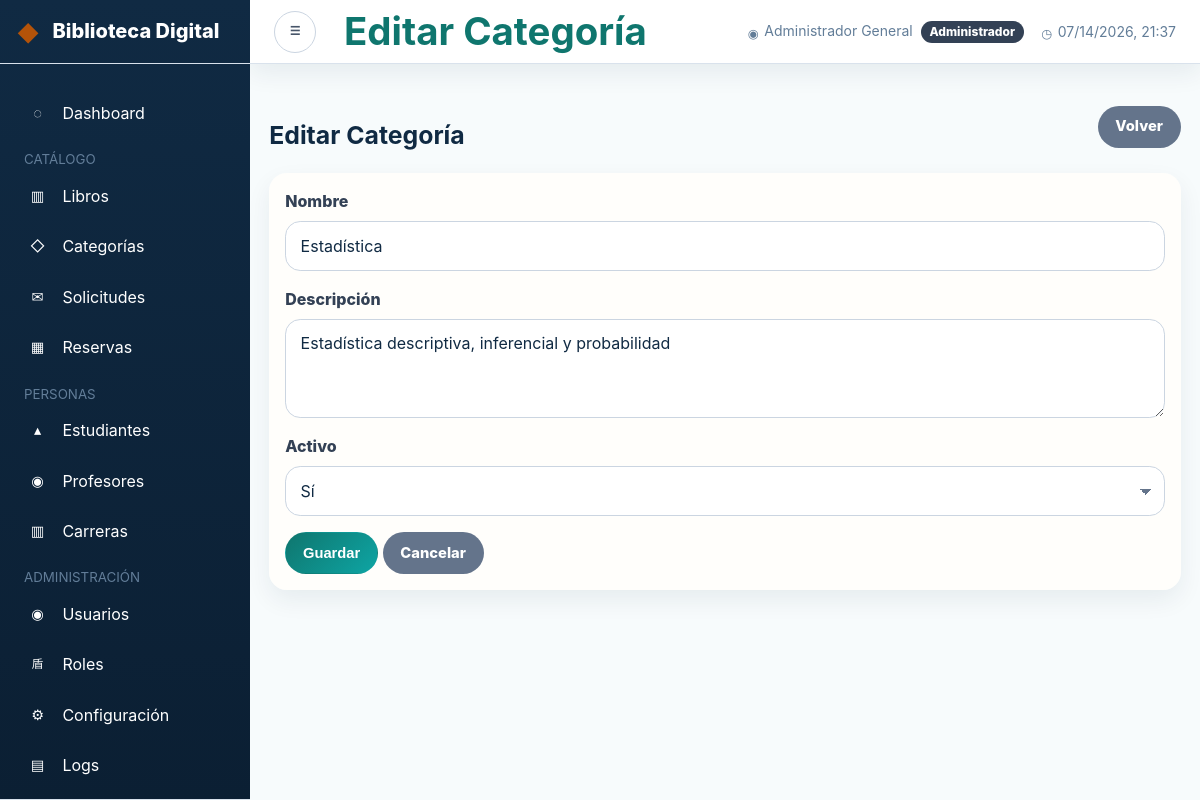
Screenshot of /public/index.php?mod=categorias&accion=form&id=5 (signed in) with the database file from the repository.
### tables this page shows
CREATE TABLE `categorias_libros` (
    `id_categoria` INT UNSIGNED NOT NULL AUTO_INCREMENT,
    `nombre`       VARCHAR(100) NOT NULL,
    `descripcion`  TEXT,
    `activo`       TINYINT(1) NOT NULL DEFAULT 1,
    `created_at`   DATETIME NOT NULL DEFAULT CURRENT_TIMESTAMP,
    `updated_at`   DATETIME NOT NULL DEFAULT CURRENT_TIMESTAMP ON UPDATE CURRENT_TIMESTAMP,
    PRIMARY KEY (`id_categoria`),
    UNIQUE KEY `uq_categoria_nombre` (`nombre`)
);

### controllers/CategoriaController.php (called while the page is built, shortened)
<?php
class CategoriaController
{
    private CategoriaModel $modelo;
    public function __construct() { $this->modelo = new CategoriaModel(); $this->val = new Validador(); }
    public function form(): void
    {
        $id        = Sanitizador::entero($_GET['id'] ?? 0);
        $categoria = $id ? $this->modelo->obtenerPorId($id) : [];
        require_once SRC_PATH . '/views/categorias/form.php';
    }
}

### public/index.php (called while the page is built, shortened)
<?php
$modDefault = isset($_SESSION['usuario']) ? 'dashboard' : 'portal';
$mod = Sanitizador::alfanumerico($_GET['mod'] ?? $modDefault);
$accion = Sanitizador::alfanumerico($_GET['accion'] ?? 'index');
switch ($mod) {
    case 'categorias':
        $controller = new CategoriaController();
        break;
}
$controller->{$accion}();

### utilidades/Sanitizador.php (called while the page is built, shortened)
<?php
class Sanitizador
{
    public static function entero($valor): int
    {
        return filter_var($valor, FILTER_VALIDATE_INT) ?: 0;
    }
    public static function html(string $valor): string
    {
        return htmlspecialchars($valor, ENT_QUOTES | ENT_SUBSTITUTE, 'UTF-8');
    }
}

### utilidades/Env.php (called while the page is built, shortened)
<?php
final class Env
{
    public static function get(string $clave, mixed $default = null): mixed
    {
        $valor = getenv($clave);
        if ($valor !== false) {
            return $valor;
        }
        return $default;
    }
    public static function int(string $clave, int $default = 0): int
    {
        return (int) self::get($clave, $default);
    }
}

### conexion/Conexion.php (called while the page is built, shortened)
<?php
class Conexion
{
    private static ?Conexion $instancia = null;
    private function __construct()
    {
        $host = (string) Env::get('DB_HOST', 'localhost');
        $port = Env::int('DB_PORT', 3306);
        $name = (string) Env::get('DB_NAME', 'biblioteca_digital');
        $user = (string) Env::get('DB_USER', 'bib_app');
        $pass = (string) Env::get('DB_PASS', 'B!bl10t3c@_S3cur3#2025');
        $charset = (string) Env::get('DB_CHARSET', 'utf8mb4');
        $dsn = sprintf(
            'mysql:host=%s;port=%d;dbname=%s;charset=%s',
            $host,
            $port,
            $name,
            $charset
        );
        $opciones = [
            PDO::ATTR_ERRMODE            => PDO::ERRMODE_EXCEPTION,
            PDO::ATTR_DEFAULT_FETCH_MODE => PDO::FETCH_ASSOC,
            PDO::ATTR_EMULATE_PREPARES   => false,
            PDO::MYSQL_ATTR_FOUND_ROWS   => true,
        ];
    }
    public static function obtenerInstancia(): self
    {
        if (self::$instancia === null) {
            self::$instancia = new self();
        }
        return self::$instancia;
    }
}

### models/CategoriaModel.php (called while the page is built, shortened)
<?php
class CategoriaModel implements IRepositorio
{
    private PDO $pdo;
    public function __construct() { $this->pdo = Conexion::obtenerInstancia()->getConexion(); }
    public function obtenerPorId(int $id): array|false
    {
        $stmt = $this->pdo->prepare('SELECT * FROM categorias_libros WHERE id_categoria = ?');
        $stmt->execute([$id]);
        return $stmt->fetch();
    }
}

### views/categorias/form.php (the view, shortened to what this page needs)
<?php
$tituloPagina = empty($categoria) ? 'Nueva Categoría' : 'Editar Categoría';
require_once SRC_PATH . '/views/layout/header.php';
?>
<div class="container py-4">
  <div class="d-flex justify-content-between align-items-center mb-4">
    <h1 class="h3 mb-0"><?= $tituloPagina ?></h1>
    <a href="<?= BASE_URL ?>/index.php?mod=categorias" class="btn btn-secondary">Volver</a>
  </div>
  <div class="card border-0 shadow-sm">
    <div class="card-body">
      <form method="POST" action="<?= BASE_URL ?>/index.php?mod=categorias&accion=guardar" novalidate>
        <div class="mb-3">
          <label class="form-label">Nombre</label>
          <input type="text" name="nombre" class="form-control text-capitalize" value="<?= Sanitizador::html($categoria['nombre'] ?? '') ?>" required>
        </div>
        <div class="mb-3">
          <label class="form-label">Descripción</label>
          <textarea name="descripcion" class="form-control" rows="3"><?= Sanitizador::html($categoria['descripcion'] ?? '') ?></textarea>
        </div>
        <div class="mb-3">
          <label class="form-label">Activo</label>
          <select name="activo" class="form-select">
            <option value="1" <?= (!isset($categoria['activo']) || $categoria['activo']) ? 'selected' : '' ?>>Sí</option>
          </select>
        </div>
        <button type="submit" class="btn btn-primary">Guardar</button>
        <a href="<?= BASE_URL ?>/index.php?mod=categorias" class="btn btn-secondary">Cancelar</a>
      </form>
    </div>
  </div>
</div>
<?php require_once SRC_PATH . '/views/layout/footer.php'; ?>

### rows the page displays
categorias_libros: nombre "Estadística", descripcion "Estadística descriptiva, inferencial y probabilidad", activo "Sí"

### other values shown
Sanitizador::html($tituloPagina ?? '') "Editar Categoría"
Sanitizador::html($_SESSION['usuario']['nombre'] ?? '') "Administrador General"
$tituloPagina "Editar Categoría"
